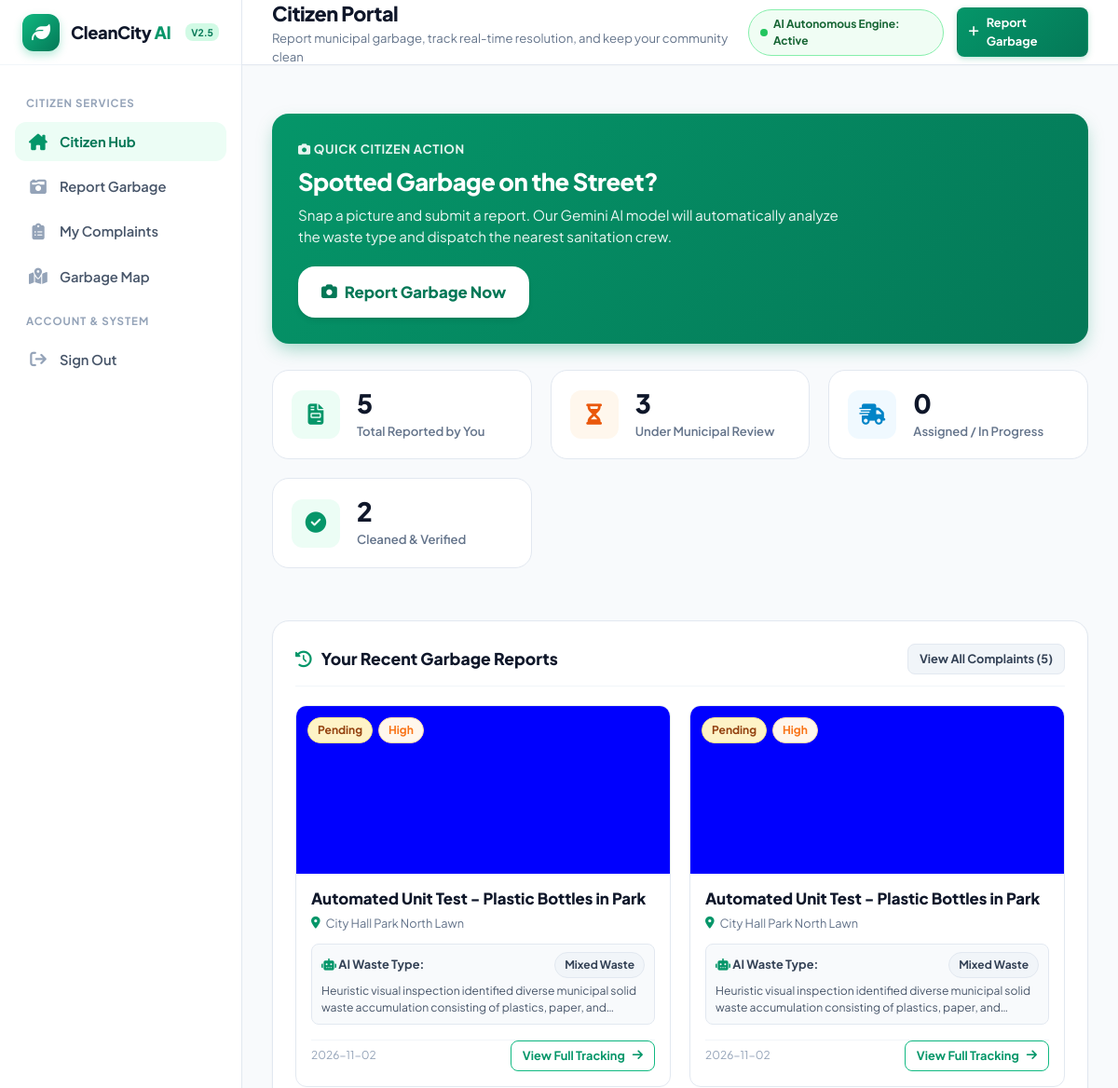
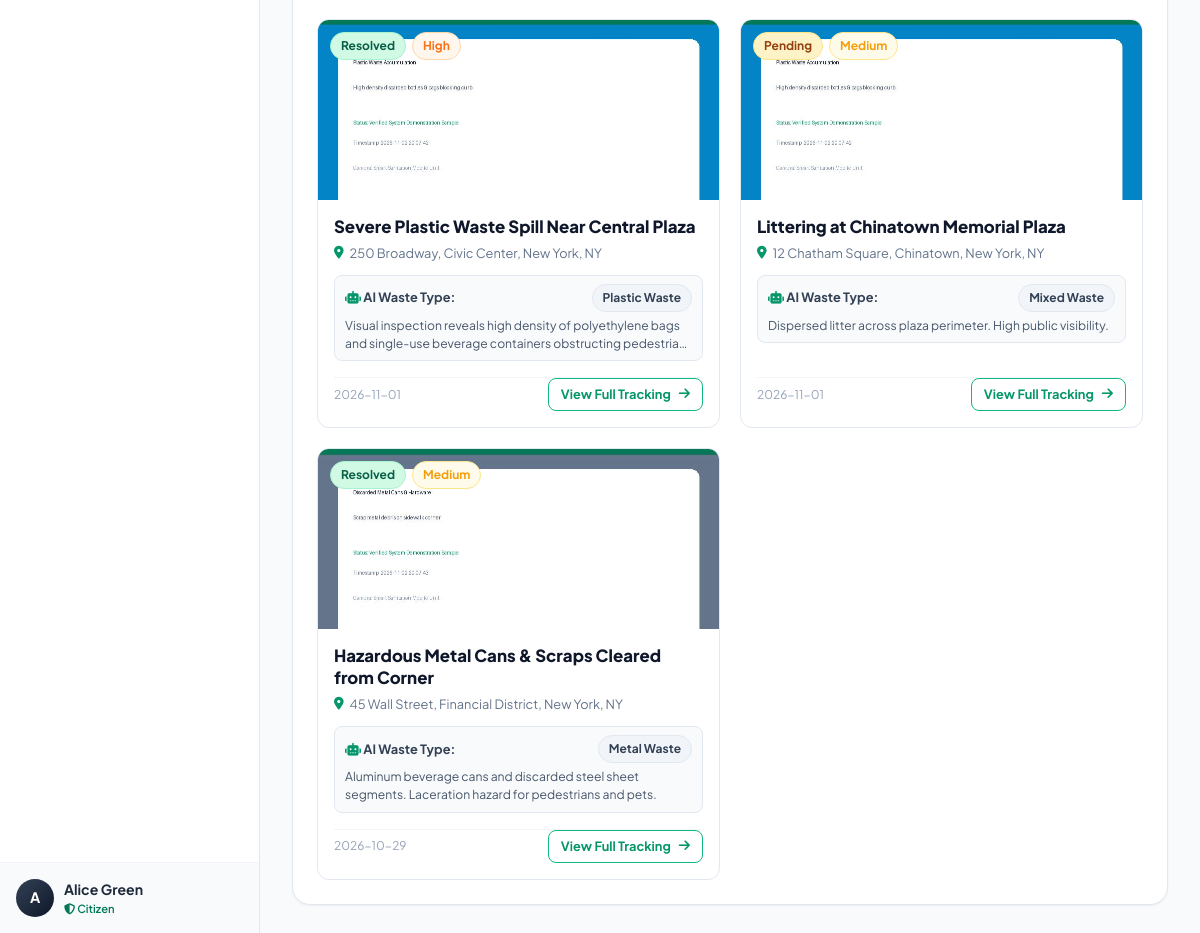
/citizen/dashboard (signed in), run on the app's committed database (2 pictures, top to bottom).
### tables this page shows
CREATE TABLE complaints (
    id INTEGER PRIMARY KEY AUTOINCREMENT,
    user_id INTEGER NOT NULL REFERENCES users(id) ON DELETE CASCADE,
    title TEXT NOT NULL,
    description TEXT NOT NULL,
    waste_type TEXT DEFAULT 'Mixed waste',
    severity TEXT DEFAULT 'Medium' CHECK(severity IN ('Low', 'Medium', 'High', 'Critical')),
    status TEXT DEFAULT 'Pending' CHECK(status IN ('Pending', 'Assigned', 'In Progress', 'Resolved', 'Rejected')),
    address TEXT,
    landmark TEXT,
    latitude REAL,
    longitude REAL,
    ai_waste_type TEXT,
    ai_severity TEXT,
    ai_confidence REAL DEFAULT 0.0,
    ai_explanation TEXT,
    ai_recommendation TEXT,
    ai_detected_items TEXT,
    created_at TIMESTAMP DEFAULT CURRENT_TIMESTAMP,
    updated_at TIMESTAMP DEFAULT CURRENT_TIMESTAMP
);

### routes/citizen.py (the view)
@citizen_bp.route("/")
@citizen_bp.route("/dashboard")
@login_required
@role_required(["citizen", "admin"])
def dashboard():
    user_id = session["user_id"]
    total_count = query_db("SELECT COUNT(*) as cnt FROM complaints WHERE user_id = ?", [user_id], one=True)["cnt"]
    pending_count = query_db("SELECT COUNT(*) as cnt FROM complaints WHERE user_id = ? AND status = 'Pending'", [user_id], one=True)["cnt"]
    active_count = query_db("SELECT COUNT(*) as cnt FROM complaints WHERE user_id = ? AND status IN ('Assigned', 'In Progress')", [user_id], one=True)["cnt"]
    resolved_count = query_db("SELECT COUNT(*) as cnt FROM complaints WHERE user_id = ? AND status = 'Resolved'", [user_id], one=True)["cnt"]
    recent_complaints = query_db("""
        SELECT c.*,
               (SELECT file_path FROM complaint_images WHERE complaint_id = c.id AND image_type = 'before' LIMIT 1) as before_image,
               (SELECT file_path FROM complaint_images WHERE complaint_id = c.id AND image_type = 'after' LIMIT 1) as after_image
        FROM complaints c
        WHERE c.user_id = ?
        ORDER BY c.created_at DESC
        LIMIT 6
    """, [user_id])
    complaints_list = []
    for comp in recent_complaints:
        c_dict = dict(comp)
        try:
            c_dict["detected_items_list"] = json.loads(c_dict["ai_detected_items"] or "[]")
        except Exception:
            c_dict["detected_items_list"] = []
        complaints_list.append(c_dict)
    stats = {
        "total": total_count,
        "pending": pending_count,
        "active": active_count,
        "resolved": resolved_count
    }
    return render_template(
        "citizen_dashboard.html",
        stats=stats,
        complaints=complaints_list,
        default_lat=Config.DEFAULT_LAT,
        default_lng=Config.DEFAULT_LNG
    )

### database/db.py (called while the page is built)
def get_db():
    if "db" not in g:
        Config.DATABASE_PATH.parent.mkdir(parents=True, exist_ok=True)
        g.db = sqlite3.connect(Config.DATABASE_PATH)
        g.db.row_factory = sqlite3.Row
        g.db.execute("PRAGMA journal_mode = WAL;")
        g.db.execute("PRAGMA foreign_keys = ON;")
    return g.db

def query_db(query, args=(), one=False):
    cur = get_db().execute(query, args)
    rv = cur.fetchall()
    cur.close()
    return (rv[0] if rv else None) if one else rv

### routes/auth.py (called while the page is built, shortened)
def login_required(f):
    @wraps(f)
    def decorated_function(*args, **kwargs):
        if "user_id" not in session:
            flash("Please sign in to access this page.", "warning")
            return redirect(url_for("auth.login", next=request.url))
        return f(*args, **kwargs)
    return decorated_function

def role_required(allowed_roles):
    def decorator(f):
        @wraps(f)
        def decorated_function(*args, **kwargs):
            if "user_id" not in session:
                flash("Please sign in first.", "warning")
                return redirect(url_for("auth.login", next=request.url))
            user_role = session.get("user_role")
            return f(*args, **kwargs)
        return decorated_function
    return decorator

### templates/citizen_dashboard.html (shortened to what this page needs)
{% extends "base.html" %}
{% block page_title %}Citizen Portal{% endblock %}
{% block page_subtitle %}Report municipal garbage, track real-time resolution, and keep your community clean{% endblock %}
{% block content %}
<div style="display: flex; flex-direction: column; gap: 28px;">
  <div class="card" style="
    background: linear-gradient(135deg, #059669 0%, #047857 100%);
    color: #ffffff;
    border: none;
    padding: 28px;
    display: flex;
    flex-wrap: wrap;
    align-items: center;
    justify-content: space-between;
    gap: 20px;
    box-shadow: 0 8px 20px -4px rgba(5, 150, 105, 0.4);
  ">
    <div>
      <div style="font-size: 0.82rem; font-weight: 700; text-transform: uppercase; letter-spacing: 0.05em; opacity: 0.9; margin-bottom: 6px;">
        <i class="fa-solid fa-camera"></i> Quick Citizen Action
      </div>
      <h2 style="font-size: 1.6rem; font-weight: 800; margin-bottom: 6px; letter-spacing: -0.02em;">
        Spotted Garbage on the Street?
      </h2>
      <p style="opacity: 0.92; font-size: 0.95rem; max-width: 580px;">
        Snap a picture and submit a report. Our Gemini AI model will automatically analyze the waste type and dispatch the nearest sanitation crew.
      </p>
    </div>
    <a href="{{ url_for('citizen.report_garbage') }}" class="btn btn-lg" style="background: #ffffff; color: #047857; font-weight: 800; box-shadow: var(--shadow-md);">
      <i class="fa-solid fa-camera"></i> Report Garbage Now
    </a>
  </div>
  <div class="metrics-grid">
    <div class="metric-card">
      <div class="metric-icon-box metric-icon-primary">
        <i class="fa-solid fa-file-invoice"></i>
      </div>
      <div>
        <div class="metric-value">{{ stats.total }}</div>
        <div class="metric-label">Total Reported by You</div>
      </div>
    </div>
    <div class="metric-card">
      <div class="metric-icon-box metric-icon-warning">
        <i class="fa-solid fa-hourglass-half"></i>
      </div>
      <div>
        <div class="metric-value">{{ stats.pending }}</div>
        <div class="metric-label">Under Municipal Review</div>
      </div>
    </div>
    <div class="metric-card">
      <div class="metric-icon-box metric-icon-info">
        <i class="fa-solid fa-truck-fast"></i>
      </div>
      <div>
        <div class="metric-value">{{ stats.active }}</div>
        <div class="metric-label">Assigned / In Progress</div>
      </div>
    </div>
    <div class="metric-card">
      <div class="metric-icon-box metric-icon-primary" style="background-color: #ecfdf5; color: #059669;">
        <i class="fa-solid fa-circle-check"></i>
      </div>
      <div>
        <div class="metric-value">{{ stats.resolved }}</div>
        <div class="metric-label">Cleaned & Verified</div>
      </div>
    </div>
  </div>
  <div class="card">
    <div class="card-header">
      <div class="card-title">
        <i class="fa-solid fa-clock-rotate-left"></i>
        Your Recent Garbage Reports
      </div>
      <a href="{{ url_for('citizen.complaints_list') }}" class="btn btn-secondary btn-sm">
        View All Complaints ({{ stats.total }})
      </a>
    </div>
    {% if complaints %}
      <div style="display: grid; grid-template-columns: repeat(auto-fill, minmax(320px, 1fr)); gap: 20px;">
        {% for comp in complaints %}
          <div style="
            border: 1px solid var(--slate-200);
            border-radius: var(--radius-md);
            overflow: hidden;
            background: #ffffff;
            display: flex;
            flex-direction: column;
            transition: var(--transition);
          " onmouseover="this.style.borderColor='var(--primary-500)'; this.style.transform='translateY(-2px)'" onmouseout="this.style.borderColor='var(--slate-200)'; this.style.transform='none'">
            <div style="position: relative; height: 180px; background-color: var(--slate-100); overflow: hidden;">
              {% if comp.before_image %}
                <img src="{{ url_for('static', filename='uploads/' + comp.before_image) }}" alt="{{ comp.title }}" style="width: 100%; height: 100%; object-fit: cover;">
              {% else %}
                <div style="width: 100%; height: 100%; display: flex; align-items: center; justify-content: center; color: var(--slate-400);">
                  <i class="fa-solid fa-image fa-2x"></i>
                </div>
              {% endif %}
              <div style="position: absolute; top: 12px; left: 12px; display: flex; gap: 6px;">
                <span class="badge badge-status-{{ comp.status | lower | replace(' ', '') }}">
                  {{ comp.status }}
                </span>
                <span class="badge badge-sev-{{ comp.severity | lower }}">
                  {{ comp.severity }}
                </span>
              </div>
            </div>
            <div style="padding: 16px; flex: 1; display: flex; flex-direction: column;">
              <h3 style="font-size: 1.05rem; font-weight: 800; color: var(--slate-900); margin-bottom: 6px; line-height: 1.3;">
                {{ comp.title }}
              </h3>
              <div style="font-size: 0.8rem; color: var(--slate-500); margin-bottom: 12px; display: flex; align-items: center; gap: 6px;">
                <i class="fa-solid fa-location-dot" style="color: var(--primary-600);"></i>
                <span style="white-space: nowrap; overflow: hidden; text-overflow: ellipsis;">{{ comp.address or "Location coordinates recorded" }}</span>
              </div>
              <div style="
                background-color: var(--slate-50);
                border: 1px solid var(--slate-200);
                border-radius: var(--radius-sm);
                padding: 8px 10px;
                font-size: 0.8rem;
                margin-bottom: 16px;
              ">
                <div style="display: flex; justify-content: space-between; align-items: center; margin-bottom: 4px;">
                  <span style="font-weight: 700; color: var(--slate-700);">
                    <i class="fa-solid fa-robot" style="color: var(--primary-600);"></i> AI Waste Type:
                  </span>
                  <span class="badge badge-waste">{{ comp.waste_type }}</span>
                </div>
                <div style="color: var(--slate-600); font-size: 0.76rem; display: -webkit-box; -webkit-line-clamp: 2; -webkit-box-orient: vertical; overflow: hidden;">
                  {{ comp.ai_explanation or comp.description }}
                </div>
              </div>
              <div style="margin-top: auto; display: flex; justify-content: space-between; align-items: center; pt: 12px; border-top: 1px solid var(--slate-100);">
                <span style="font-size: 0.75rem; color: var(--slate-400);">
                  {{ comp.created_at | dt_format(10) }}
                </span>
                <a href="{{ url_for('citizen.complaint_detail', complaint_id=comp.id) }}" class="btn btn-outline-primary btn-sm">
                  View Full Tracking <i class="fa-solid fa-arrow-right"></i>
                </a>
              </div>
            </div>
          </div>
        {% endfor %}
      </div>
    {% endif %}
  </div>
</div>
{% endblock %}

### static/css/style.css (style rules this page uses)
:root { --primary-50: #ecfdf5; --primary-100: #d1fae5; --primary-200: #a7f3d0; --primary-500: #10b981; --primary-600: #059669; --primary-700: #047857; --primary-800: #065f46; --primary-900: #064e3b; --slate-50: #f8fafc; --slate-100: #f1f5f9; --slate-200: #e2e8f0; --slate-300: #cbd5e1; --slate-400: #94a3b8; --slate-500: #64748b; --slate-600: #475569; --slate-700: #334155; --slate-800: #1e293b; --slate-900: #0f172a; --critical: #ef4444; --critical-bg: #fef2f2; --high: #f97316; --high-bg: #fff7ed; --medium: #f59e0b; --medium-bg: #fffbeb; --low: #10b981; --low-bg: #ecfdf5; --sidebar-width: 260px; --navbar-height: 70px; --radius-sm: 8px; --radius-md: 12px; --radius-lg: 18px; --radius-full: 9999px; --shadow-sm: 0 1px 2px 0 rgb(0 0 0 / 0.05); --shadow-md: 0 4px 6px -1px rgb(0 0 0 / 0.08), 0 2px 4px -2px rgb(0 0 0 / 0.05); --shadow-lg: 0 10px 15px -3px rgb(0 0 0 / 0.08), 0 4px 6px -4px rgb(0 0 0 / 0.04); --shadow-glow: 0 0 20px rgba(16, 185, 129, 0.25); --transition: all 0.25s cubic-bezier(0.4, 0, 0.2, 1); }
* { margin: 0; padding: 0; box-sizing: border-box; }
body { font-family: 'Plus Jakarta Sans', system-ui, -apple-system, BlinkMacSystemFont, 'Segoe UI', Roboto, sans-serif; background-color: var(--slate-50); color: var(--slate-800); min-height: 100vh; display: flex; flex-direction: column; overflow-x: hidden; line-height: 1.5; }
a { color: var(--primary-600); text-decoration: none; transition: var(--transition); }
.card { background-color: #ffffff; border-radius: var(--radius-lg); border: 1px solid var(--slate-200); box-shadow: var(--shadow-sm); padding: 24px; transition: var(--transition); }
.card-header { display: flex; align-items: center; justify-content: space-between; margin-bottom: 20px; padding-bottom: 12px; border-bottom: 1px solid var(--slate-100); }
.card-title { font-size: 1.1rem; font-weight: 800; color: var(--slate-900); display: flex; align-items: center; gap: 10px; }
.card-title i { color: var(--primary-600); }
.metrics-grid { display: grid; grid-template-columns: repeat(auto-fit, minmax(220px, 1fr)); gap: 20px; margin-bottom: 28px; }
.metric-card { background: #ffffff; border-radius: var(--radius-lg); border: 1px solid var(--slate-200); padding: 20px; display: flex; align-items: center; gap: 18px; transition: var(--transition); }
.metric-icon-box { width: 52px; height: 52px; border-radius: var(--radius-md); display: flex; align-items: center; justify-content: center; font-size: 1.4rem; }
.metric-icon-primary { background-color: var(--primary-50); color: var(--primary-600); }
.metric-icon-warning { background-color: #fff7ed; color: #ea580c; }
.metric-icon-info { background-color: #f0f9ff; color: #0284c7; }
.metric-value { font-size: 1.75rem; font-weight: 800; color: var(--slate-900); line-height: 1.1; }
.metric-label { font-size: 0.82rem; font-weight: 600; color: var(--slate-500); margin-top: 4px; }
.btn { display: inline-flex; align-items: center; justify-content: center; gap: 8px; padding: 10px 18px; font-size: 0.9rem; font-weight: 700; border-radius: var(--radius-md); cursor: pointer; border: 1px solid transparent; transition: var(--transition); text-decoration: none; }
.btn-secondary { background-color: var(--slate-100); color: var(--slate-700); border-color: var(--slate-200); }
.btn-outline-primary { background-color: transparent; border-color: var(--primary-500); color: var(--primary-600); }
.btn-sm { padding: 6px 12px; font-size: 0.8rem; border-radius: var(--radius-sm); }
.btn-lg { padding: 14px 24px; font-size: 1.05rem; border-radius: var(--radius-lg); }
.badge { display: inline-flex; align-items: center; gap: 6px; padding: 4px 10px; border-radius: var(--radius-full); font-size: 0.75rem; font-weight: 700; text-transform: capitalize; }
.badge-status-pending { background-color: #fef3c7; color: #92400e; border: 1px solid #fde68a; }
.badge-status-resolved { background-color: #d1fae5; color: #065f46; border: 1px solid #a7f3d0; }
.badge-sev-high { background-color: var(--high-bg); color: var(--high); border: 1px solid #fed7aa; }
.badge-sev-medium { background-color: var(--medium-bg); color: var(--medium); border: 1px solid #fde68a; }
.badge-waste { background-color: var(--slate-100); color: var(--slate-700); border: 1px solid var(--slate-200); }

### data on the page
complaints: status "Pending", severity "High", title "Automated Unit Test - Plastic Bottles in Park", address "City Hall Park North Lawn", waste_type "Mixed Waste", ai_explanation "Heuristic visual inspection identified diverse municipal solid waste accumulation consisting of plastics, paper,…", created_at|dt_format "2026-11-02"
complaints: status "Pending", severity "High", title "Automated Unit Test - Plastic Bottles in Park", address "City Hall Park North Lawn", waste_type "Mixed Waste", ai_explanation "Heuristic visual inspection identified diverse municipal solid waste accumulation consisting of plastics, paper,…", created_at|dt_format "2026-11-02"
complaints: status "Resolved", severity "High", title "Severe Plastic Waste Spill Near Central Plaza", address "250 Broadway, Civic Center, New York, NY", waste_type "Plastic Waste", ai_explanation "Visual inspection reveals high density of polyethylene bags and single-use beverage containers obstructing…", created_at|dt_format "2026-11-01"
complaints: status "Pending", severity "Medium", title "Littering at Chinatown Memorial Plaza", address "12 Chatham Square, Chinatown, New York, NY", waste_type "Mixed Waste", ai_explanation "Dispersed litter across plaza perimeter. High public visibility.", created_at|dt_format "2026-11-01"
complaints: shows a picture, status "Resolved", severity "Medium", title "Hazardous Metal Cans & Scraps Cleared from Corner", address "45 Wall Street, Financial District, New York, NY", waste_type "Metal Waste", ai_explanation "Aluminum beverage cans and discarded steel sheet segments. Laceration hazard for pedestrians and pets.", created_at|dt_format "2026-10-29"

### other printed values
{{ current_user.name[0] | upper }} "A"
{{ current_user.name }} "Alice Green"
{{ current_user.role }} "Citizen"
{{ stats.total }} "5"
{{ stats.pending }} "3"
{{ stats.active }} "0"
{{ stats.resolved }} "2"
